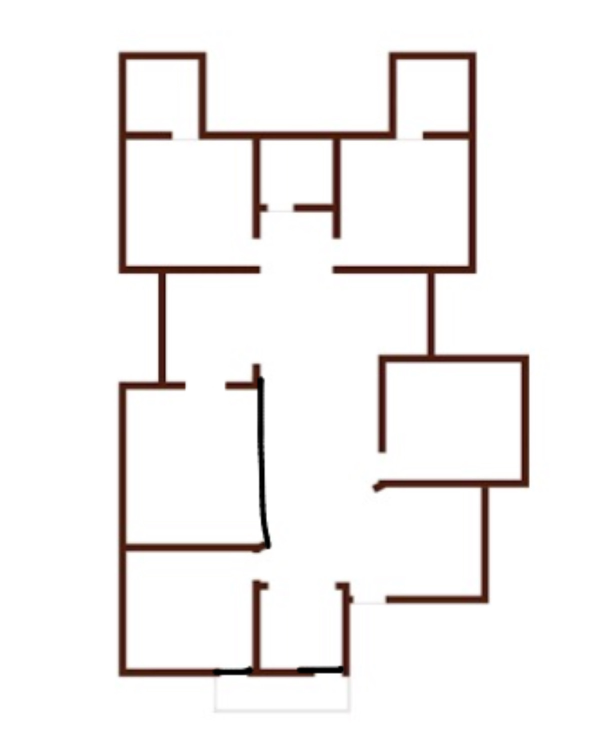
#> input picture plan.jpeg, 1206 x 1512 px (shown at 1/2 size)
$ python -i image_extractor.py   (imports and definitions only)
#> lines starting #> are read from the running program, lines starting #| are printed output that depends on the picture; after the words box and inside, x2 and y2 are one past the last pixel; in counts of white or black regions, pixels touching at a corner belong together
#> further down, picture is the input picture: shape (1512, 1206, 3); mean B, G, R 240.4, 241, 243.6
from dataclasses import dataclass
import cv2
import numpy as np

from grids.grid import Grid
from map.cell import CellType


@dataclass
class ImageFilterSettings:
    mode: str = "auto"
    ignore_colors: bool = True
    gray_blocks: bool = False
    remove_thin_px: int = 0
    picked_rgb: tuple[int, int, int] | None = None
    picked_lab: tuple[float, float, float] | None = None
    sensitivity: float = 0.40


# [42 lines left out: functions sample_wall_color_cielab, _remove_thin_and_noise, not called in this run]


def preprocess_floorplan_array(
    image: np.ndarray,
    filter_settings: ImageFilterSettings | None = None,
    sensitivity: float | None = None,
    is_vector_raster: bool = False,
):
#> called with is_vector_raster = False
    if image is None or image.size == 0:
        raise ValueError("Empty floorplan image array")

    if image.ndim == 2:
        gray = image
        bgr = cv2.cvtColor(image, cv2.COLOR_GRAY2BGR)
    else:
        bgr = image
        gray = cv2.cvtColor(bgr, cv2.COLOR_BGR2GRAY)
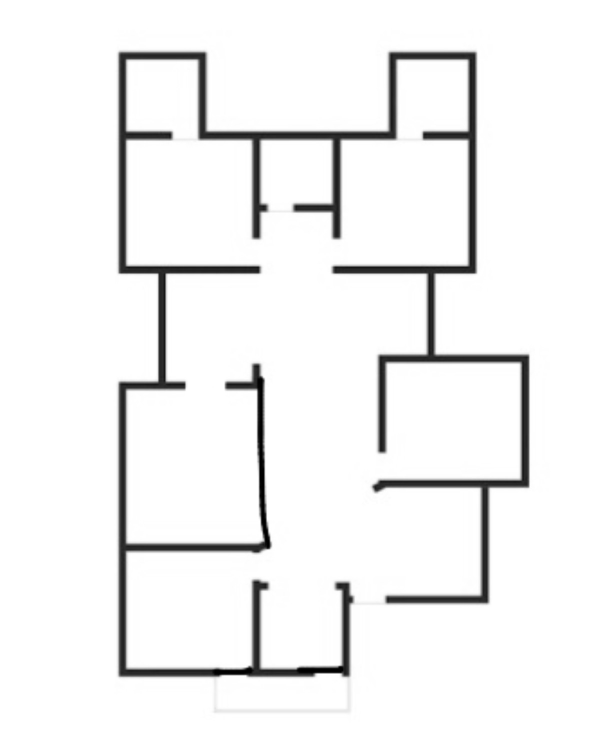
#> gray: shape (1512, 1206) (shown at 1/2 size); min 0, max 255, mean 241.7

    h, w = gray.shape
#> h = 1512; w = 1206

    if is_vector_raster:
        _, thresholded = cv2.threshold(gray, 160, 255, cv2.THRESH_BINARY)
        black_mask = (thresholded == 0).astype(np.uint8)
        integral = cv2.integral(black_mask)
        return {
            "image": gray,
            "thresholded": thresholded,
            "black_mask": black_mask,
            "integral": integral,
            "width": w,
            "height": h,
            "is_vector_raster": True,
            "is_binary_mask": True,
            "sensitivity": 0.40,
        }

    if filter_settings is None:
        _, thresholded = cv2.threshold(gray, 120, 255, cv2.THRESH_BINARY)
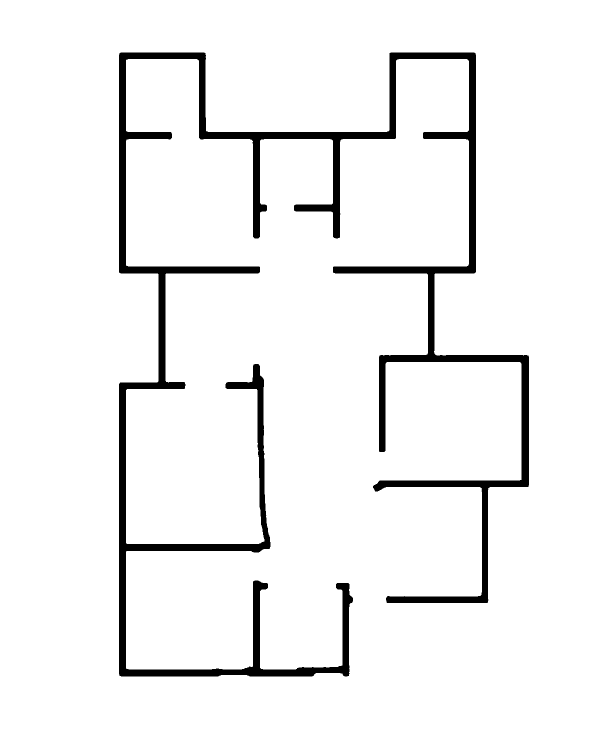
#> thresholded: shape (1512, 1206) (shown at 1/2 size); 94.6% white; 1 black region, box (x1, y1, x2, y2) and area: (238, 105, 1058, 1353) 98091
        black_mask = (thresholded == 0).astype(np.uint8)
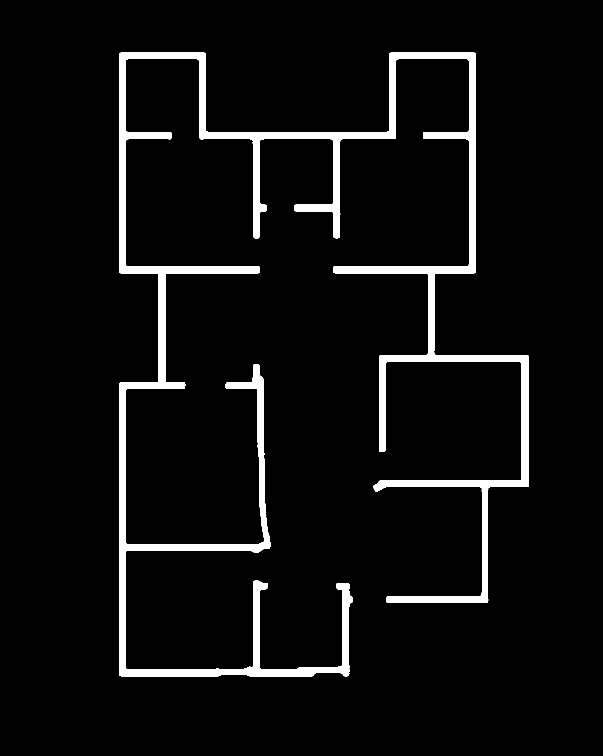
#> black_mask: shape (1512, 1206) (shown at 1/2 size); values 0 (black) and 1 (white), 5.4% white; 1 white region, box (x1, y1, x2, y2) and area: (238, 105, 1058, 1353) 98091
        integral = cv2.integral(black_mask)
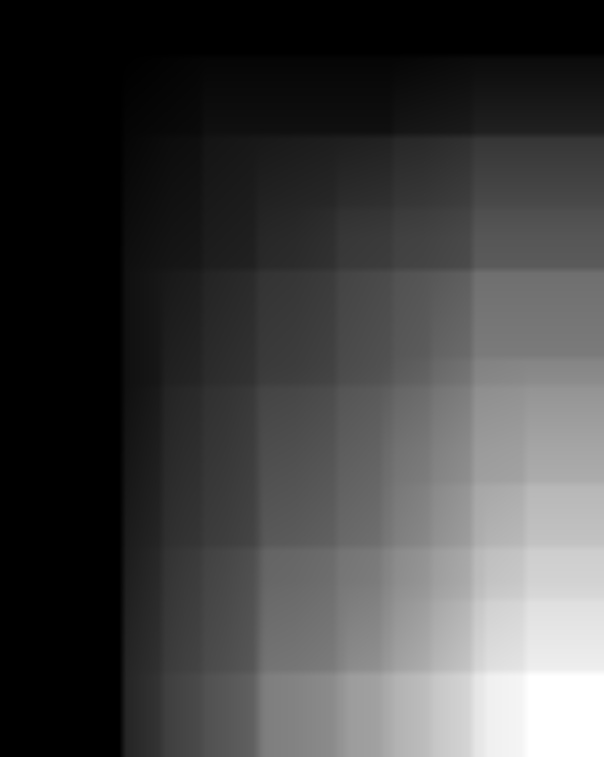
#> integral: shape (1513, 1207) int32 (shown at 1/2 size); min 0, max 98091, mean 25845.2; drawn with min black and max white
        return {
            "image": gray,
            "thresholded": thresholded,
            "black_mask": black_mask,
            "integral": integral,
            "width": w,
            "height": h,
            "is_vector_raster": False,
            "is_binary_mask": False,
            "sensitivity": 0.40,
        }

    sens = float(sensitivity if sensitivity is not None else filter_settings.sensitivity)
    sens = max(0.10, min(0.80, sens))

    if filter_settings.mode == "pick_color" and filter_settings.picked_lab is not None:
        bgr_f = bgr.astype(np.float32) / 255.0
        lab = cv2.cvtColor(bgr_f, cv2.COLOR_BGR2LAB)
        target = np.array(filter_settings.picked_lab, dtype=np.float32)
        delta_e = np.linalg.norm(lab - target, axis=2)
        tolerance = 8.0 + ((sens - 0.10) / 0.70) * (55.0 - 8.0)
        wall_mask = (delta_e <= tolerance).astype(np.uint8)
    else:
        if sens <= 0.40:
            gray_thresh = 80.0 + (sens / 0.40) * 40.0
        else:
            gray_thresh = 120.0 + ((sens - 0.40) / 0.40) * 78.0
        gray_thresh = int(round(max(60, min(215, gray_thresh))))

        wall_mask = (gray <= gray_thresh).astype(np.uint8)

        hsv = cv2.cvtColor(bgr, cv2.COLOR_BGR2HSV)
        sat = hsv[:, :, 1]
        val = hsv[:, :, 2]

        if filter_settings.ignore_colors:
            colored_non_dark = (sat > 50) & (val > 115)
            wall_mask[colored_non_dark] = 0

        if filter_settings.gray_blocks:
            neutral_gray_block = (sat < 40) & (val >= 120) & (val <= 215)
            wall_mask[neutral_gray_block] = 1

    if filter_settings.remove_thin_px > 0:
        wall_mask = _remove_thin_and_noise(wall_mask, filter_settings.remove_thin_px)

    thresholded = np.where(wall_mask > 0, 0, 255).astype(np.uint8)
    integral = cv2.integral(wall_mask)

    return {
        "image": gray,
        "thresholded": thresholded,
        "black_mask": wall_mask,
        "integral": integral,
        "width": w,
        "height": h,
        "is_vector_raster": False,
        "is_binary_mask": True,
        "sensitivity": sens,
    }


# [303 lines left out: functions preprocess_floorplan_image, _is_3x3_4connected, _prune_wall_grid, detect_grid_cells, extract_map_image, _mark_exits_on_grid and 5 more, not called in this run]

>>> import cv2
>>> picture = cv2.imread('../plan.jpeg')
>>> result = preprocess_floorplan_array(picture)
#> result = 9 items
